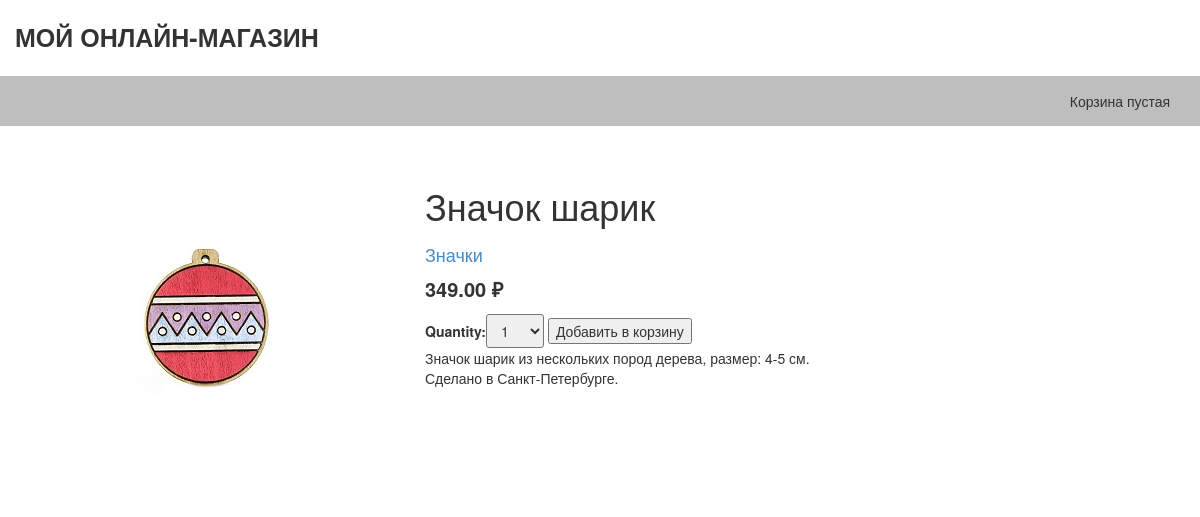
/2/znachok-sharik/, run on the app's committed database.
### shop/models.py (models this page shows, shortened)
class Product(models.Model):
    category = models.ForeignKey(Category, related_name='products', verbose_name="Категория")
    name = models.CharField(max_length=200, db_index=True, verbose_name="Название")
    slug = models.SlugField(max_length=200, db_index=True)
    image = models.ImageField(upload_to='products/%Y/%m/%d/', blank=True, verbose_name="Изображение товара")
    description = models.TextField(blank=True, verbose_name="Описание")
    price = models.DecimalField(max_digits=10, decimal_places=2, verbose_name="Цена")
    stock = models.PositiveIntegerField(verbose_name="На складе")
    available = models.BooleanField(default=True, verbose_name="Доступен")
    created = models.DateTimeField(auto_now_add=True)
    updated = models.DateTimeField(auto_now=True)
    class Meta:
        ordering = ['name']
        verbose_name = 'Товар'
        verbose_name_plural = 'Товары'
        index_together = [
            ['id', 'slug']
        ]

class Category(models.Model):
    name = models.CharField(max_length=200, db_index=True)
    slug = models.SlugField(max_length=200, db_index=True, unique=True)
    class Meta:
        ordering = ['name']
        verbose_name = 'Категория'
        verbose_name_plural = 'Категории'
    def get_absolute_url(self):
        return reverse('shop:ProductListByCategory', args=[self.slug])
    def __str__(self):
        return self.name

### shop/views.py (the view)
# urls.py: url(r'^(?P<id>\d+)/(?P<slug>[-\w]+)/$', views.product_detail, name='ProductDetail'),
def product_detail(request, id, slug):
    product = get_object_or_404(Product, id=id, slug=slug, available=True)
    cart_product_form = CartAddProductForm()
    return render(request, 'shop/product/detail.html',
                  {'product': product,
                   'cart_product_form': cart_product_form})

### cart/forms.py
class CartAddProductForm(forms.Form):
    quantity = forms.TypedChoiceField(choices=PRODUCT_QUANTITY_CHOICES, coerce=int)
    update = forms.BooleanField(required=False, initial=False, widget=forms.HiddenInput)

### cart/cart.py (called while the page is built)
    def __len__(self):
        return sum(item['quantity'] for item in self.cart.values())

### cart/context_processors.py (called while the page is built)
def cart(request):
    return {'cart': Cart(request)}

### shop/templates/shop/product/detail.html (shortened to what this page needs)
{% extends "shop/base.html" %}
{% load static %}
{% block content %}
<div class="product-detail">
    <div class="col-sm-4">
        <img src="{% if product.image %}{{ product.image.url }}{% else %}{% static 'img/no-image.jpg'%}{% endif %}"
             class="img-responsive">
    </div>
    <div class="col-sm-8">
        <h1>{{ product.name }}</h1>
        <h2><a href="{{ product.category.get_absolute_url }}">{{ product.category }}</a></h2>
        <p class="price">
            {{ product.price }} &#x20bd;
        </p>
        <form action="{% url 'cart:CartAdd' product.id %}" method="post">
            {{ cart_product_form }}
            <input type="submit" value="Добавить в корзину">
        </form>
        <span>
        {{ product.description | linebreaks}}
      </span>
    </div>
</div>
{% endblock %}

### shop/static/css/style.css (style rules this page uses)
.product-detail { margin-top: 40px; }
.price { font-weight: 600; font-size: 20px; }
.product-detail h2 { font-size: 18px; }
#id_quantity { padding: 5px 10px; border-radius: 3px; }

### data on the page
Product: image (picture), name "Значок шарик", category "Значки", price "349.00", description "Значок шарик из нескольких пород дерева, размер: 4-5 см. Сделано в Санкт-Петербурге."
